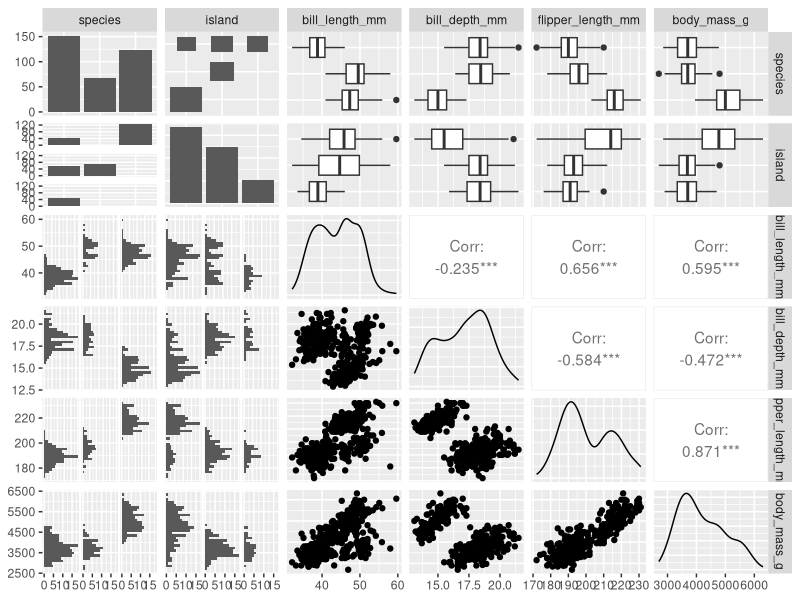
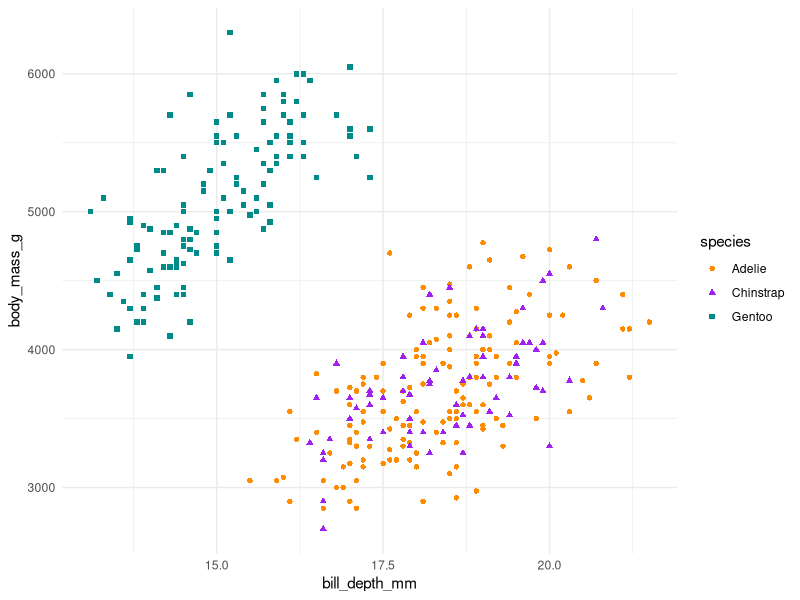
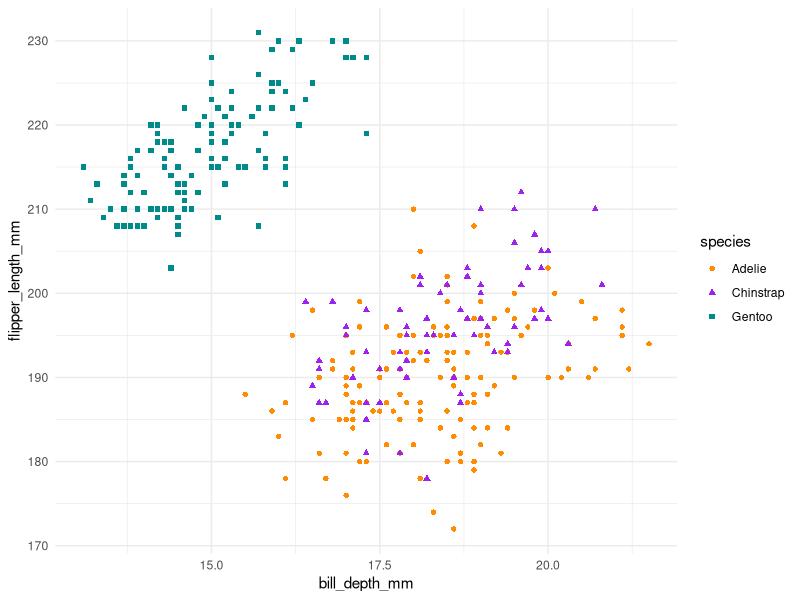
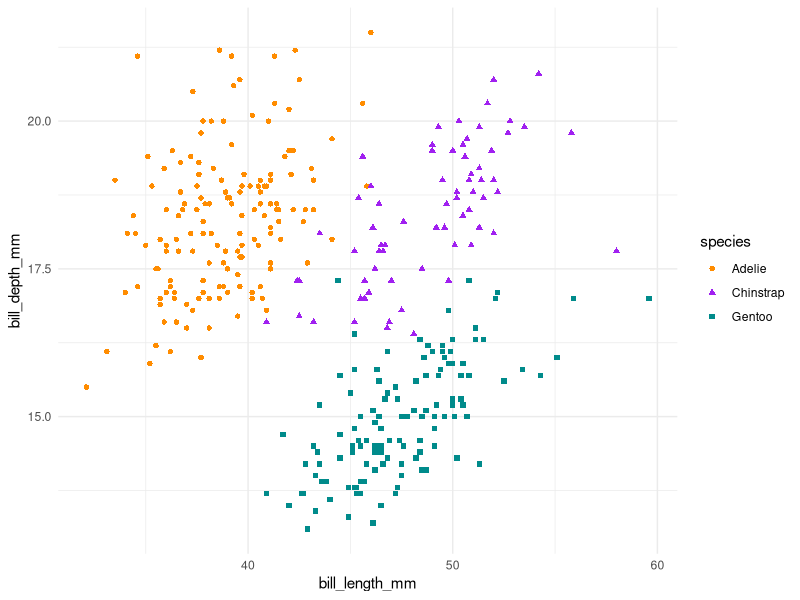
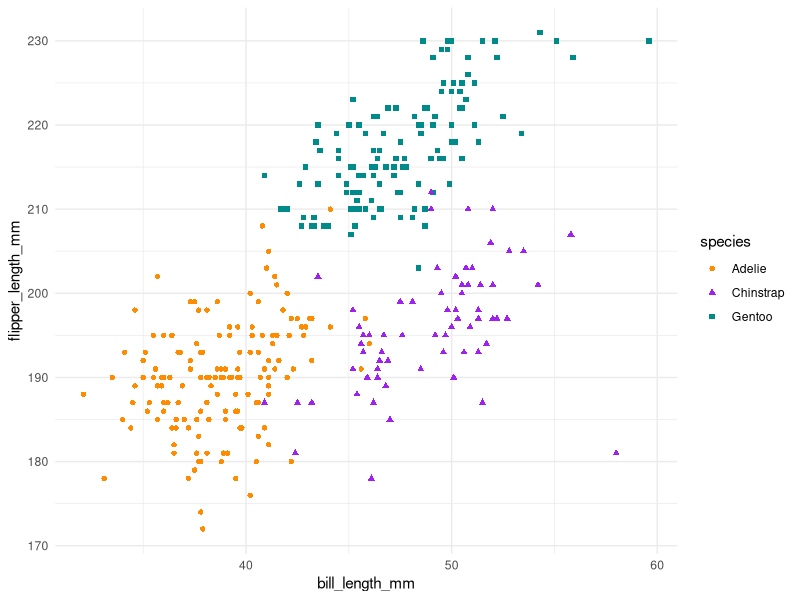
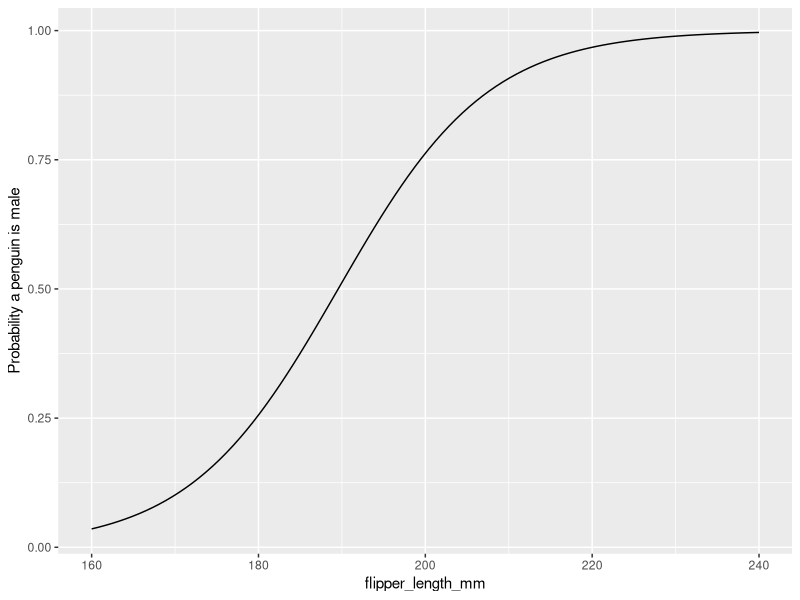
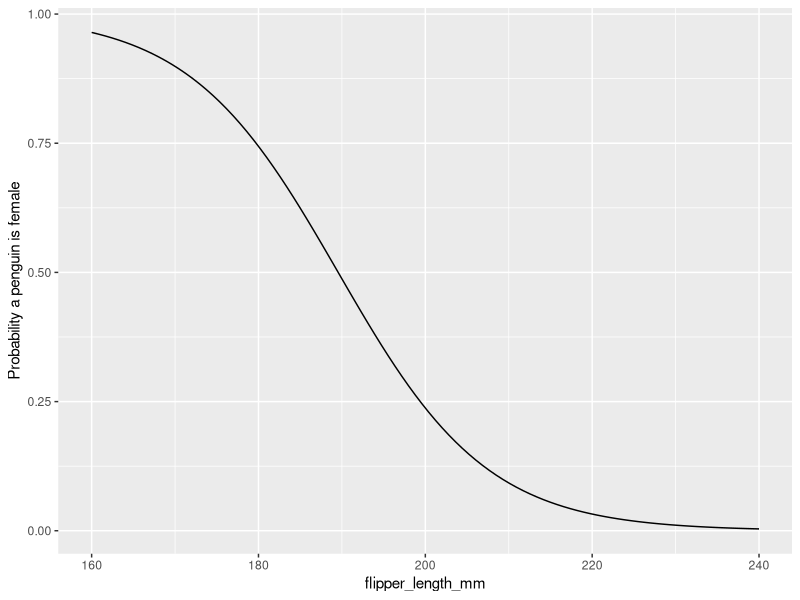
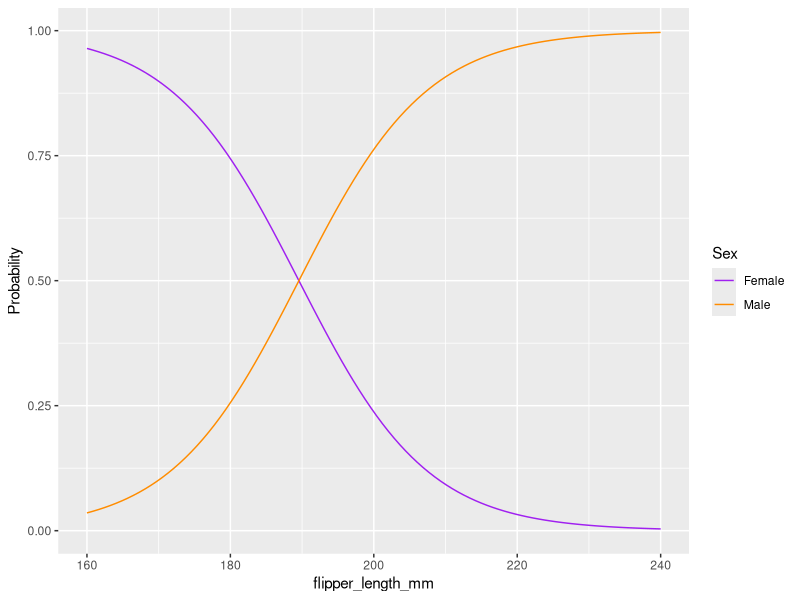

Write the R code that produced these figures, in order.
## ---- chunk 1
knitr::opts_chunk$set(echo = TRUE, include=TRUE, message=FALSE, warning=FALSE)
## ---- chunk 2
# install.packages("palmerpenguins")
library(palmerpenguins)
library(ggplot2)
library(GGally) # Used for pairwise correlation plots
library(dplyr)
library(MASS) # For the lda() function
library(purrr)
## ---- chunk 3
data("penguins", package = "palmerpenguins")
## ---- chunk 4
# Check that each variable is coded correctly and see what they are
glimpse(penguins)
## ---- chunk 5
# Total rows in dataset
nrow(penguins)
# Total rows with complete cases (i.e. no missing observations)
sum(complete.cases(penguins))
## ---- chunk 6
# To keep this graph manageable, we'll just look at pairs plots for the first
# six columns
ggpairs(penguins, columns = 1:6)
## ---- chunk 7
penguins %>% 
   group_by(species, island) %>% 
   summarise(species_count = n())
## ---- chunk 8
ggplot(penguins,
       aes(x = bill_depth_mm,
           y = body_mass_g,
           colour = species,
           shape = species)) +
   geom_point() +
   theme_minimal() +
   scale_color_manual(values = c("darkorange","purple","cyan4"))

ggplot(penguins,
       aes(x = bill_depth_mm,
           y = flipper_length_mm,
           colour = species,
           shape = species)) +
   geom_point() +
   theme_minimal() +
   scale_color_manual(values = c("darkorange","purple","cyan4"))
## ---- chunk 9
ggplot(penguins,
       aes(x = bill_length_mm,
           y = bill_depth_mm,
           colour = species,
           shape = species)) +
   geom_point() +
   theme_minimal() +
   scale_color_manual(values = c("darkorange","purple","cyan4"))

ggplot(penguins,
       aes(x = bill_length_mm,
           y = flipper_length_mm,
           colour = species,
           shape = species)) +
   geom_point() +
   theme_minimal() +
   scale_color_manual(values = c("darkorange","purple","cyan4"))
## ---- chunk 10
penguins <- penguins[complete.cases(penguins), ]
adelie_penguins <- filter(penguins, species == "Adelie")
## ---- chunk 11
# Set the seed so the random split is reproducible in the future.
set.seed(314)
train_ad_penguins <- sample_frac(adelie_penguins, 0.60)
## ---- chunk 12
# Call it not training since it doesn't contain the training subset
not_training_ad_penguins <- anti_join(adelie_penguins, train_ad_penguins)

# Further split the not_training dataset into a validation and testing set
# We're splitting the not training dataset in half, resulting in each being 20% of the original
validation_ad_penguins <- sample_frac(not_training_ad_penguins, 0.5)
test_ad_penguins <- anti_join(not_training_ad_penguins, validation_ad_penguins)
## ---- chunk 13
# Logistic regression is a type of generalized linear regression, so we use the glm()
# function and specify family = "binomial"
log_reg1 <- glm(sex ~ flipper_length_mm, 
                data = train_ad_penguins,
                family = "binomial")
## ---- chunk 14
summary(log_reg1)
## ---- chunk 15
exp(coef(log_reg1)[2])
## ---- chunk 16
# Create a set simulated flipper length measurements along the range of our observed
# values. 
pred_dat <- data.frame(flipper_length_mm = seq(160, 240, length.out = 100))
# We specify type = "response" to get predictions on the probability scale.
# This gives us a vector of predicted probabilities based on our simulated flipper length
pred_values <- predict(log_reg1, newdata = pred_dat, type = "response")
## ---- chunk 17
pred_dat %>% 
   mutate(pred_values = pred_values) %>% # Add the predicted probabilites to the dataframe
   ggplot(aes(x = flipper_length_mm, y = pred_values)) +
   geom_line() +
   labs(y = "Probability a penguin is male")
## ---- chunk 18
pred_dat %>% 
   mutate(pred_values = (1 - pred_values)) %>% # Add the predicted probabilites to the dataframe
   ggplot(aes(x = flipper_length_mm, y = pred_values)) +
   geom_line() +
   labs(y = "Probability a penguin is female")
## ---- chunk 19
pred_dat %>% 
   mutate(pred_values_female = (1 - pred_values),
          pred_values_male = pred_values) %>% # Add the predicted probabilites to the dataframe
   ggplot(aes(x = flipper_length_mm)) +
   geom_line(aes(y = pred_values_female, colour = "purple")) +
   geom_line(aes(y = pred_values_male, colour = "darkorange")) +
   labs(y = "Probability") +
   scale_color_identity(name = "Sex",
                        breaks = c("purple", "darkorange"),
                        labels = c("Female", "Male"),
                        guide = "legend")
   
## ---- chunk 20
validation_preds <- predict(log_reg1, newdata = validation_ad_penguins, type = "response")
## ---- chunk 21
validation_classifier <- ifelse(validation_preds <= 0.5, "female", "male")
## ---- chunk 22
sum(validation_classifier == validation_ad_penguins$sex) / nrow(validation_ad_penguins)
## ---- chunk 23
# The argument dnn tells table to label our rows as the observed values and 
# columns as the predicted values
table(validation_ad_penguins$sex, validation_classifier,
      dnn = c("observed", "predicted"))
## ---- chunk 24
prop.table(table(validation_ad_penguins$sex, validation_classifier,
                 dnn = c("observed", "predicted")))
## ---- chunk 25
# Logistic regression is a type of generalized linear regression, so we use the glm()
# function and specify family = "binomial"
log_reg2 <- glm(sex ~ flipper_length_mm + body_mass_g, 
                data = train_ad_penguins,
                family = "binomial")
summary(log_reg2)
## ---- chunk 26
validation_preds2 <- predict(log_reg2, newdata = validation_ad_penguins)
validation_classifier2 <- ifelse(validation_preds2 <= 0.5, "female", "male")
sum(validation_classifier2 == validation_ad_penguins$sex) / nrow(validation_ad_penguins)
table(validation_ad_penguins$sex, validation_classifier2,
                 dnn = c("observed", "predicted"))
prop.table(table(validation_ad_penguins$sex, validation_classifier2,
                 dnn = c("observed", "predicted")))
## ---- chunk 27
test_preds <- predict(log_reg2, newdata = test_ad_penguins)
test_classifier <- ifelse(test_preds <= 0.5, "female", "male")
sum(test_classifier == test_ad_penguins$sex) / nrow(test_ad_penguins)
table(validation_ad_penguins$sex, validation_classifier2,
                 dnn = c("observed", "predicted"))
prop.table(table(test_ad_penguins$sex, test_classifier,
                 dnn = c("observed", "predicted")))
## ---- chunk 28
train_penguins <- sample_frac(penguins, 0.60)
## ---- chunk 29
# Call it not training since it doesn't contain the training subset
not_training_penguins <- anti_join(penguins, train_penguins)

# Further split the not_training dataset into a validation and testing set
# We're splitting the not training dataset in half, resulting in each being 20% of the original
validation_penguins <- sample_frac(not_training_penguins, 0.5)
test_penguins <- anti_join(not_training_penguins, validation_penguins)
## ---- chunk 30
lda_train1 <- lda(species ~ island + bill_length_mm,
                  data = train_penguins)
lda_train1
## ---- chunk 31
plot(lda_train1)
## ---- chunk 32
lda_viz <- predict(lda_train1) 
lda_viz <- cbind(train_penguins, lda_viz$x)
ggplot(lda_viz, aes(x = LD1, y = LD2, colour = species)) +
   geom_point() +
   theme_minimal() +
   scale_color_manual(values = c("darkorange","purple","cyan4"))
## ---- chunk 33
lda_val1 <- predict(lda_train1, newdata = validation_penguins)
lda_val1$class
## ---- chunk 34
sum(lda_val1$class == validation_penguins$species) / nrow(validation_penguins)
## ---- chunk 35
table(validation_penguins$species, lda_val1$class,
      dnn = c("observed", "predicted"))
## ---- chunk 36
lda_train2 <- lda(species ~ island + bill_length_mm + flipper_length_mm,
                  data = train_penguins)
lda_train2

## ---- chunk 37
lda_val2 <- predict(lda_train2, newdata = validation_penguins)

table(validation_penguins$species, lda_val2$class,
      dnn = c("observed", "predicted"))
## ---- chunk 38
lda_train3 <- lda(species ~ island + bill_length_mm + flipper_length_mm + bill_depth_mm + body_mass_g,
                  data = train_penguins)
lda_train3
lda_viz <- predict(lda_train3) 
lda_viz <- cbind(train_penguins, lda_viz$x)
ggplot(lda_viz, aes(x = LD1, y = LD2, colour = species)) +
   geom_point() +
   theme_minimal() +
   scale_color_manual(values = c("darkorange","purple","cyan4"))
## ---- chunk 39
lda_val3 <- predict(lda_train3, newdata = validation_penguins)


table(validation_penguins$species, lda_val3$class,
      dnn = c("observed", "predicted"))
## ---- chunk 40
lda_test3 <- predict(lda_train3, newdata = test_penguins)

table(test_penguins$species, lda_test3$class,
      dnn = c("observed", "predicted"))
